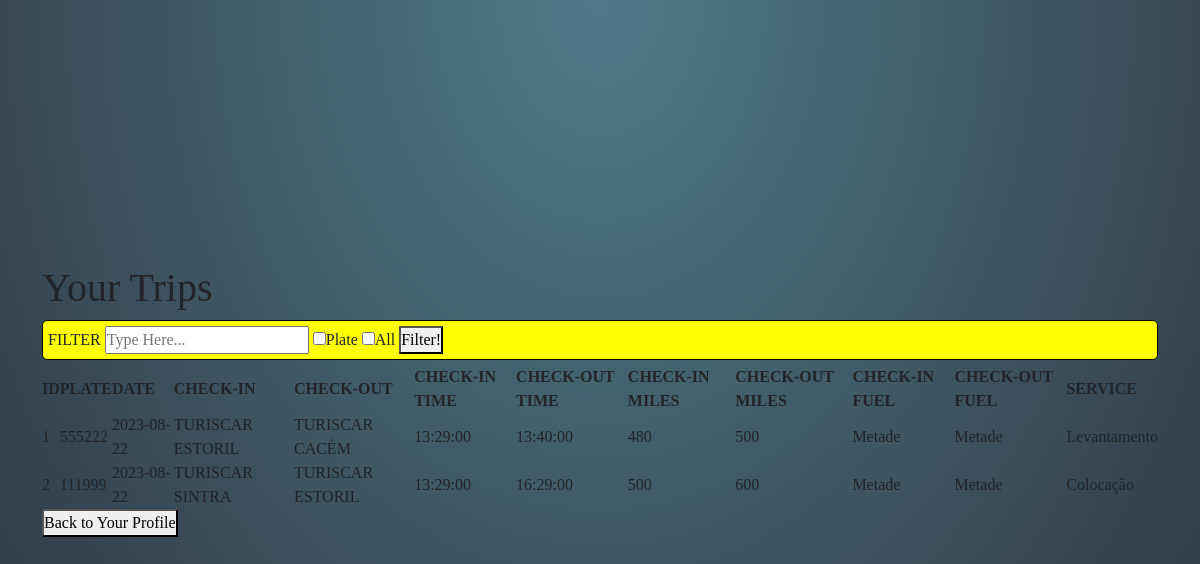
The app's page /see-all-trips-user (signed in) with its own data.
### app/models/tables_db.py (models this page shows, shortened)
class Trip(database.Model, UserMixin):
    __tablename__ = "trips"
    id = database.Column(database.Integer, primary_key=True, autoincrement=True)
    trip_date = database.Column(database.Date, nullable=True, default=datetime.utcnow)
    plate = database.Column(database.Integer, nullable=True)
    departure_place = database.Column(database.String, nullable=True)
    arrive_place = database.Column(database.String, nullable=True)
    departure_time = database.Column(database.Time, nullable=True)
    arrive_time = database.Column(database.Time, nullable=True)
    departure_miles = database.Column(database.Integer, nullable=True)
    arrive_miles = database.Column(database.Integer, nullable=True)
    departure_fuel = database.Column(database.String, nullable=True)
    arrive_fuel = database.Column(database.String, nullable=True)
    service = database.Column(database.String, nullable=True)
    user_id = database.Column(database.Integer, database.ForeignKey('users.nif'))  # To reference with column Id(Users)
    user = database.Column(database.String, nullable=True)
    user_object = database.relationship('User', back_populates='trips')

### app/controllers/routes.py (the view)
@app.route('/see-all-trips-user', methods=['GET', 'POST'])
@login_required
def see_all_trips_user():
    search_query = request.args.get('search_query', '').strip()
    plate_filter = 'search_query' in request.args
    all_filter = 'search_query' in request.args
    trips_query = Trip.query.filter_by(user_id=current_user.nif)
    if search_query:
        if not plate_filter and not all_filter:
            flash('Please select at last one filter option', 'error')
        else:
            if plate_filter:
                try:
                    plate_query = int(search_query)
                    trips_query = trips_query.filter(Trip.plate == plate_query)
                except ValueError:
                    flash('Invalid input for plate filter (ONLY NUMBERS', 'error')
                    return redirect(url_for('see_all_trips_user'))
    else:
        if all_filter:
            trips_query = Trip.query.filter_by(user_id=current_user.nif)
    trips_current_user = trips_query.all()
    return render_template('all_trips_user.html', trips_current_user=trips_current_user)

### app/__init__.py (called while the page is built)
@login_manager.user_loader
def load_user(user_nif):
    return User.query.get(int(user_nif))

### app/templates/all_trips_user.html (shortened to what this page needs)
<!DOCTYPE html>
<html lang="en">
<head>
    <link rel="stylesheet" href="{{ url_for('static', filename='css/bootstrap.min.css') }}">
    <link rel="stylesheet" href="{{ url_for('static', filename='my_css/style_all_users.css') }}">
</head>
<body>
<div class="container">
    <div class="all-table">
        <h1>Your Trips</h1>
        <div class="search-bar" style="border: 1px solid black; border-radius: 5px; background-color: yellow; padding: 5px; margin-bottom: 5px;">
            <form method="get" action="{{ url_for('see_all_trips_user') }}">
                <label for="search">FILTER</label>
                <input type="text" id="search" name="search_query" placeholder="Type Here...">
                <label><input type="checkbox" name="search_by_plate">Plate</label>
                <label><input type="checkbox" name="search_all">All</label>
                <button type="submit">Filter!</button>
            </form>
        </div>
            <div class="all-table-form">
                <table>
                    <thead>
                        <tr>
                            <th>ID</th>
                            <th>PLATE</th>
                            <th>DATE</th>
                            <th>CHECK-IN</th>
                            <th>CHECK-OUT</th>
                            <th>CHECK-IN TIME</th>
                            <th>CHECK-OUT TIME</th>
                            <th>CHECK-IN MILES</th>
                            <th>CHECK-OUT MILES</th>
                            <th>CHECK-IN FUEL</th>
                            <th>CHECK-OUT FUEL</th>
                            <th>SERVICE</th>
                        </tr>
                    </thead>
                    <tbody>
                        {% if trips_current_user %}
                            {% for trip in trips_current_user %}
                            <tr>
                                <td>{{ trip.id }}</td>
                                <td>{{ trip.plate }}</td>
                                <td>{{ trip.trip_date}}</td>
                                <td>{{ trip.departure_place }}</td>
                                <td>{{ trip.arrive_place }}</td>
                                <td>{{ trip.departure_time }}</td>
                                <td>{{ trip.arrive_time }}</td>
                                <td>{{ trip.departure_miles }}</td>
                                <td>{{ trip.arrive_miles }}</td>
                                <td>{{ trip.departure_fuel }}</td>
                                <td>{{ trip.arrive_fuel }}</td>
                                <td>{{ trip.service }}</td>
                            </tr>
                            {% endfor %}
                        {% else %}
                            <tr>
                                <td colspan="12">Nenhum resultado encontrado.</td>
                            </tr>
                        {% endif %}
                    </tbody>
                </table>
            </div>
        <a href="{{ url_for('start_services') }}">
            <button class="btn-back">Back to Your Profile</button>
        </a>
    </div>
</div>
</body>
</html>

### app/static/my_css/style_all_users.css (style rules this page uses)
* { margin: 0; padding: 0; font-family: 'Oxygen'; text-decoration: none; }
body { display: flex; justify-content: center; align-items: center; flex-direction: column; height: 100vh; padding: 0; background: radial-gradient(ellipse at center top, #4e7a89 0%, #2e3441 100%); }
.container { display: flex; align-items: center; justify-content: center; flex-direction: column; width: 100%; }
a { text-decoration: none; }

### records on screen
Trip: id "1", plate "555222", trip_date "2023-08-22", departure_place "TURISCAR ESTORIL", arrive_place "TURISCAR CACÉM", departure_time "13:29:00", arrive_time "13:40:00", departure_miles "480", arrive_miles "500", departure_fuel "Metade", arrive_fuel "Metade", service "Levantamento"
Trip: id "2", plate "111999", trip_date "2023-08-22", departure_place "TURISCAR SINTRA", arrive_place "TURISCAR ESTORIL", departure_time "13:29:00", arrive_time "16:29:00", departure_miles "500", arrive_miles "600", departure_fuel "Metade", arrive_fuel "Metade", service "Colocação"
